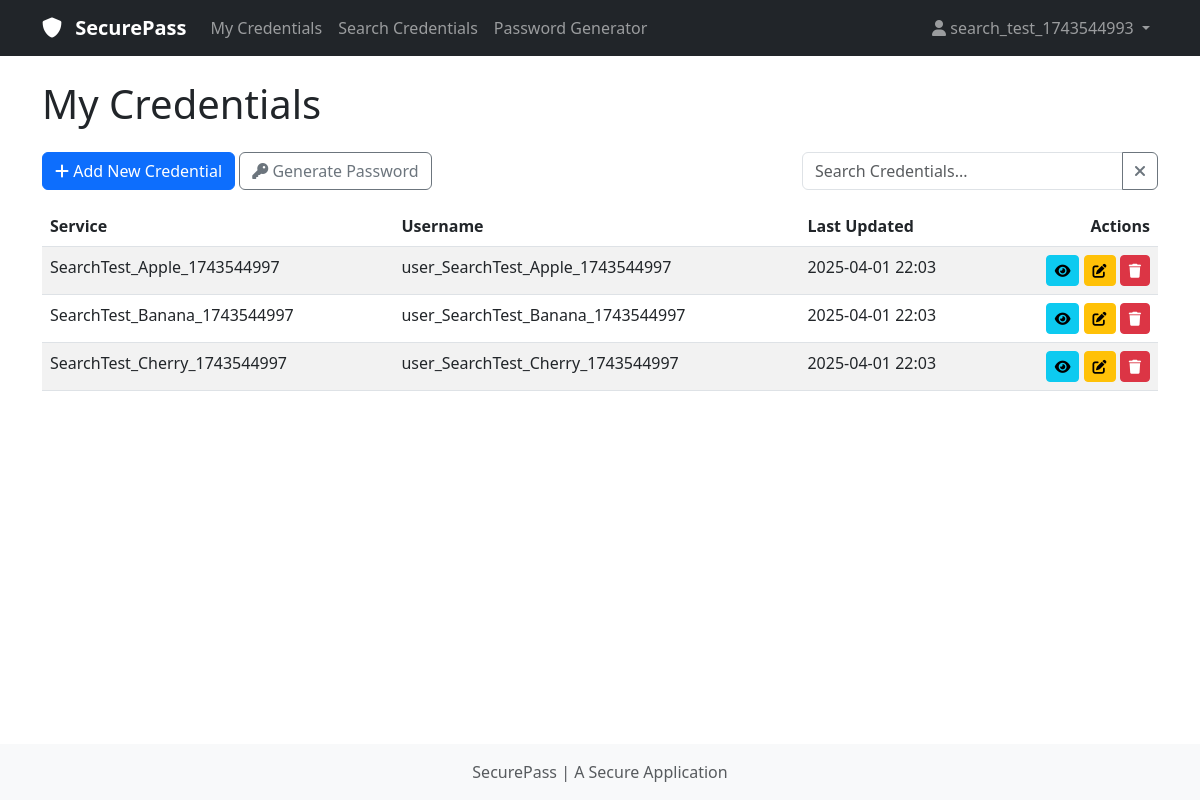
The page / (signed in) on the database its author committed.
### app/models.py (models this page shows, shortened)
class User(UserMixin, db.Model):
    __tablename__ = 'users'
    id = db.Column(db.Integer, primary_key=True)
    username = db.Column(db.String(64), index=True, unique=True)
    password_hash = db.Column(db.String(128), nullable=False)
    salt = db.Column(db.String(128), nullable=False)
    encryption_key = db.Column(db.String(128), nullable=False)
    created_at = db.Column(db.DateTime, default=datetime.utcnow)
    last_login = db.Column(db.DateTime, nullable=True)
    is_admin = db.Column(db.Boolean, default=False)
    credentials = db.relationship('Credential', backref='user', lazy='dynamic', cascade='all, delete-orphan')
    logs = db.relationship('Log', backref='user', lazy='dynamic')
    auth_token = db.Column(db.String(64),nullable=True)
    auth_token_expiry = db.Column(db.DateTime, nullable=True)

class Credential(db.Model):
    __tablename__ = 'credentials'
    id = db.Column(db.Integer, primary_key=True)
    user_id = db.Column(db.Integer, db.ForeignKey('users.id'), nullable=False)
    service_name = db.Column(db.String(128), nullable=False)
    username = db.Column(db.String(128), nullable=False)
    encrypted_password = db.Column(db.Text, nullable=True)
    iv = db.Column(db.String(128), nullable=False) # initialisation vector for encryption
    created_at = db.Column(db.DateTime, default=datetime.utcnow)
    updated_at = db.Column(db.DateTime, default=datetime.utcnow, onupdate=datetime.utcnow)

### app/routes/credentials.py (the view)
@credentials_bp.route('/')
@login_required
def list():
    credentials = Credential.query.filter_by(user_id=current_user.id).all()
    return render_template('credentials/list.html',
                           title='My Credentials',
                           credentials=credentials)

### app/models.py (called while the page is built)
@login_manager.user_loader
def load_user(user_id):
    return User.query.get(int(user_id))

### app/templates/credentials/list.html (shortened to what this page needs)
{% extends "base.html" %}
{% block content %}
<div class="row mb-3">
    <div class="col">
        <a href="{{ url_for('credentials.add') }}" class="btn btn-primary">
            <i class="fas fa-plus"></i> Add New Credential
        </a>
        <a href="{{ url_for('generator.index') }}" class="btn btn-outline-secondary">
            <i class="fas fa-key"></i> Generate Password
        </a>
    </div>
    <div class="col-md-4">
        <div class="input-group">
            <input type="text" id="searchInput" class="form-control" placeholder="Search Credentials...">
            <button class="btn btn-outline-secondary" type="button" id="clearSearch">
                <i class="fas fa-times"></i>
            </button>
        </div>
    </div>
</div>
{% if credentials %}
<div class="table-responsive">
    <table class="table table-striped table-hover">
        <thead>
            <tr>
                <th>Service</th>
                <th>Username</th>
                <th>Last Updated</th>
                <th class="text-end">Actions</th>
            </tr>
        </thead>
        <tbody id="credentialsTable">
            {% for credential in credentials %}
            <tr>
                <td>{{ credential.service_name }}</td>
                <td>{{ credential.username }}</td>
                <td>{{ credential.updated_at.strftime('%Y-%m-%d %H:%M') }}</td>
                <td class="text-end">
                    <a href="{{ url_for('credentials.view', id=credential.id) }}" class="btn btn-sm btn-info">
                        <i class="fas fa-eye"></i>
                    </a>
                    <a href="{{ url_for('credentials.edit', id=credential.id) }}" class="btn btn-sm btn-warning">
                        <i class="fas fa-edit"></i>
                    </a>
                    <button type="button" class="btn btn-sm btn-danger" data-bs-toggle="modal" data-bs-target="#deleteModal{{ credential.id }}">
                        <i class="fas fa-trash"></i>
                    </button>
                    </div>
                </td>
            </tr>
        {% endfor %}
{% else %}
<div class="alert alert-info">
    <p>You don't have any saved credentials yet</p>
    <a href="{{ url_for('credentials.add') }}" class="btn btn-primary">Add Your First Credential </a>
</div>
{% endif %}
{% endblock %}

### app/templates/base.html (shortened to what this page needs)
<!DOCTYPE html>
<html lang="en">
<head>
    <link href="https://cdn.jsdelivr.net/npm/bootstrap@5.3.0-alpha1/dist/css/bootstrap.min.css" rel="stylesheet">
    <link rel="stylesheet" href="https://cdnjs.cloudflare.com/ajax/libs/font-awesome/6.0.0/css/all.min.css">
    <link rel="stylesheet" href="{{ url_for('static', filename='css/styles.css') }}">
</head>
<body>
    <nav class="navbar navbar-expand-lg navbar-dark bg-dark">
        <div class="container">
            <a class="navbar-brand" href="{{ url_for('credentials.list') }}">
                <i class="fas fa-shield-alt"></i> SecurePass
            </a>
            <div class="collapse navbar-collapse" id="navbarNav">
                <ul class="navbar-nav me-auto">
                    {%  if current_user.is_authenticated %}
                    <li class="nav-item">
                        <a class="nav-link" href="{{ url_for('credentials.list') }}">My Credentials</a>
                    </li>
                    <li class="nav-item">
                        <a class="nav-link" href="{{ url_for('credentials.search') }}">Search Credentials</a>
                    </li>
                    <li class="nav-item">
                        <a class="nav-link" href="{{ url_for('generator.index') }}">Password Generator</a>
                    </li>
                    {% endif %}
                </ul>
                <ul class="navbar-nav">
                    {%  if current_user.is_authenticated %}
                    <li class="nav-item dropdown">
                        <a class="nav-link dropdown-toggle" href="#" id="userDropdown" role="button" data-bs-toggle="dropdown" aria-expanded="false">
                            <i class="fas fa-user"></i> {{ current_user.username }}
                        </a>
                    </li>
                    {% endif %}
                </ul>
            </div>
        </div>
    </nav>
    <div class="container mt-4">
        <h1 class="mb-4">{{ title }}</h1>
        {% block content %}{% endblock %}
    <footer class="footer mt-auto py-3 bg-light">
        <div class="container text-center">
            <span class="text-muted">SecurePass | A Secure Application </span>
        </div>
    </footer>
</body>
</html>

### app/static/css/styles.css (style rules this page uses)
body { min-height: 100vh; display: flex; flex-direction: column; }
.footer { margin-top: auto; }
.navbar-brand { font-weight: bold; }
.navbar-brand i { margin-right: 0.5rem; }

### rows shown on the page
User: username "search_test_1743544993"
Credential: service_name "SearchTest_Apple_1743544997", username "user_SearchTest_Apple_1743544997", updated_at "2025-04-01 22:03"
Credential: service_name "SearchTest_Banana_1743544997", username "user_SearchTest_Banana_1743544997", updated_at "2025-04-01 22:03"
Credential: service_name "SearchTest_Cherry_1743544997", username "user_SearchTest_Cherry_1743544997", updated_at "2025-04-01 22:03"

### other values the page prints
{{ title }} "My Credentials"
